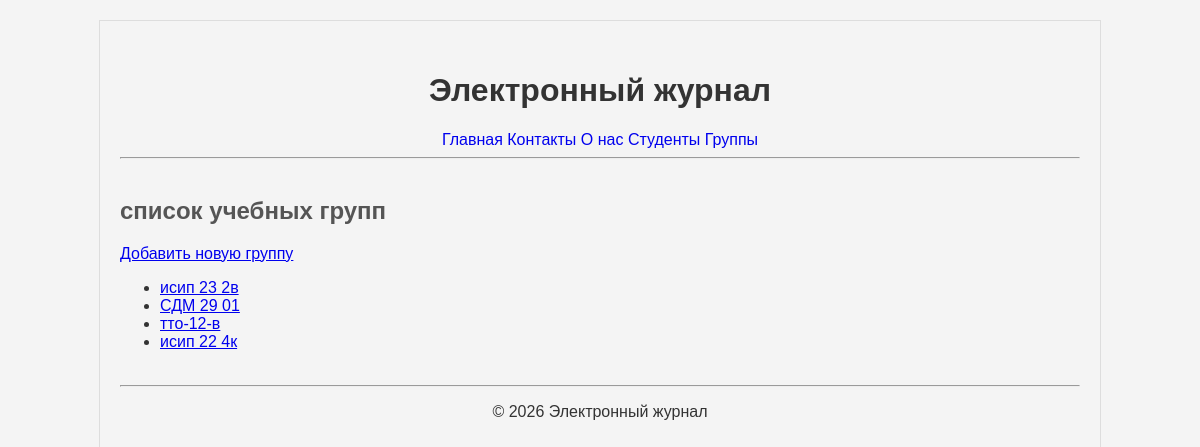
The app's page /groups/ with its own data.
### journal/models.py (models this page shows)
class Group(models.Model):
    name = models.CharField(max_length=100)
    def __str__(self):
        return self.name

### journal/views.py (the view)
# urls.py: path('groups/', views.groups_view, name='groups'),
def groups_view(request):
    all_groups = Group.objects.all()
    context = {
     'page_title': 'список учебных групп',
     'groups_list': all_groups,
    }
    return render(request, 'journal/groups.html', context)

### journal/templates/journal/groups.html (shortened to what this page needs)
{% extends 'base.html' %}
{% block content %}
    <h2>{{ page_title }}</h2>
    <p><a href="{% url 'group_add' %}">Добавить новую группу</a></p>
    <ul>
        {% for groups in groups_list %}
            <li>
                <a href="{% url 'group_detail' group_id=groups.id %}">{{ groups }}</a>
            </li>
        {% empty %}
            <li>Список групп пуст.</li>
        {% endfor %}
    </ul>
{% endblock %}

### static/css/style.css (style rules this page uses)
body { font-family: sans-serif; background-color: #f4f4f4; color: #333; width: 80%; max-width: 960px; margin: 20px auto; border: 1px solid #ddd; padding: 20px; }
main h2 { color: #555; }

### records on screen
Group: name "исип 23 2в"
Group: name "СДМ 29 01"
Group: name "тто-12-в"
Group: name "исип 22 4к"

### other values on screen
{{ page_title }} "список учебных групп"
